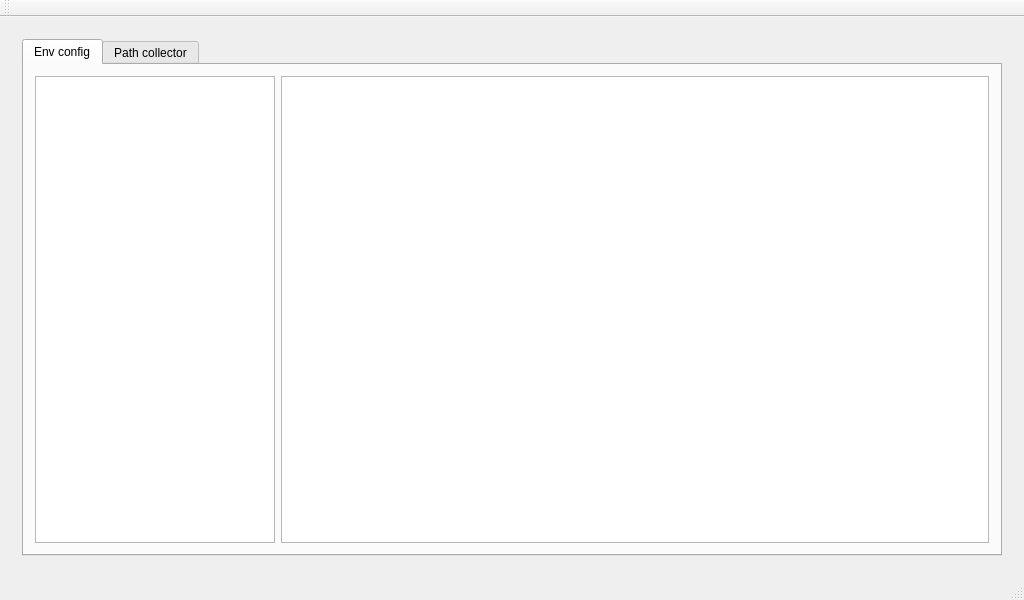
<?xml version="1.0" encoding="UTF-8"?>
<ui version="4.0">
 <class>MainWindow</class>
 <widget class="QMainWindow" name="MainWindow">
  <property name="geometry">
   <rect>
    <x>0</x>
    <y>0</y>
    <width>1024</width>
    <height>600</height>
   </rect>
  </property>
  <property name="windowTitle">
   <string>MainWindow</string>
  </property>
  <widget class="QWidget" name="centralWidget">
   <layout class="QVBoxLayout" name="verticalLayout">
    <item>
     <widget class="QStackedWidget" name="stackedWidget">
      <property name="currentIndex">
       <number>0</number>
      </property>
      <widget class="QWidget" name="page">
       <layout class="QHBoxLayout" name="horizontalLayout_2">
        <item>
         <widget class="QTabWidget" name="tabWidget">
          <property name="currentIndex">
           <number>0</number>
          </property>
          <widget class="QWidget" name="tab">
           <attribute name="title">
            <string>Env config</string>
           </attribute>
           <layout class="QHBoxLayout" name="horizontalLayout_5">
            <item>
             <widget class="QTreeView" name="treeView">
              <property name="maximumSize">
               <size>
                <width>240</width>
                <height>16777215</height>
               </size>
              </property>
             </widget>
            </item>
            <item>
             <widget class="QTableView" name="tableView"/>
            </item>
           </layout>
          </widget>
          <widget class="QWidget" name="tab_2">
           <attribute name="title">
            <string>Path collector</string>
           </attribute>
           <layout class="QVBoxLayout" name="verticalLayout_2">
            <item>
             <widget class="QComboBox" name="comboBox"/>
            </item>
            <item>
             <widget class="QListView" name="listView"/>
            </item>
            <item>
             <widget class="QTableView" name="tableView_2"/>
            </item>
           </layout>
          </widget>
         </widget>
        </item>
       </layout>
      </widget>
      <widget class="QWidget" name="page_2">
       <layout class="QHBoxLayout" name="horizontalLayout_4"/>
      </widget>
     </widget>
    </item>
   </layout>
  </widget>
  <widget class="QMenuBar" name="menuBar">
   <property name="geometry">
    <rect>
     <x>0</x>
     <y>0</y>
     <width>1024</width>
     <height>22</height>
    </rect>
   </property>
  </widget>
  <widget class="QToolBar" name="mainToolBar">
   <attribute name="toolBarArea">
    <enum>TopToolBarArea</enum>
   </attribute>
   <attribute name="toolBarBreak">
    <bool>false</bool>
   </attribute>
  </widget>
  <widget class="QStatusBar" name="statusBar"/>
 </widget>
 <layoutdefault spacing="6" margin="11"/>
 <resources/>
 <connections/>
</ui>
